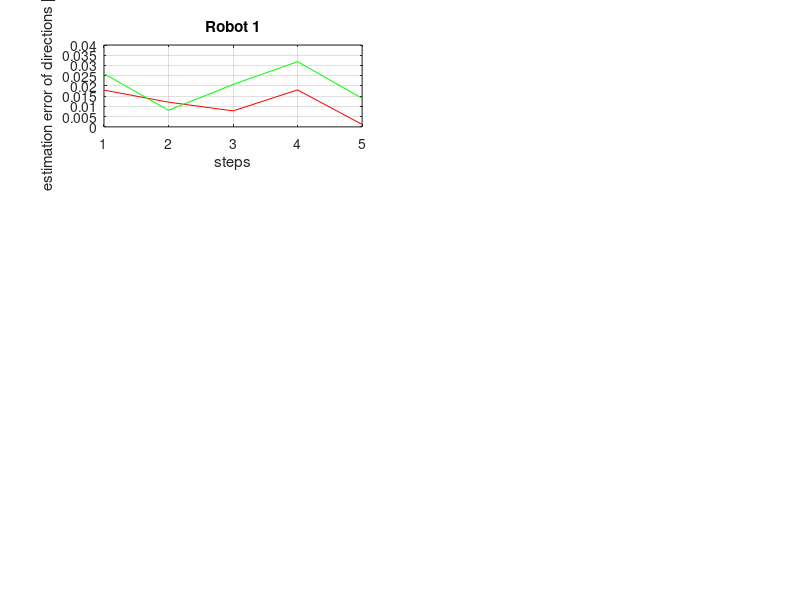

The MATLAB script that drew this image: (Note: this script raises an error after producing the figure.)
%PLOT_RESULTS Plots the estimation error of the robots and the ball.
%   Detailed explanation goes here  


% Initialisierung

    clf;

% Create a txt-File with data from robots and the estimation

    load('error', 'steps');
    load('error', 'RobotStep');
    load('error', 'RobotStep_e');
    load('error', 'BallStep');
    load('error', 'BallStep_e');


% Calculation of error for every Robot and the ball

    for s=1:steps
        for i=1:8
            Robot = RobotStep(s,1,i);
            Robot_e = RobotStep_e(s,1,i);
         
            e_x(i,s) = abs(Robot.x-Robot_e.x);
            e_y(i,s) = abs(Robot.y-Robot_e.y);
            e_dir(i,s) = abs(Robot.dir-Robot_e.dir);
        end
        % Calculation of error for the ball
        Ball = BallStep(s);
        Ball_e = BallStep_e(s);
        
        e_x(9,s) = abs(Ball.x-Ball_e.x);
        e_y(9,s) = abs(Ball.y-Ball_e.y);
        e_dir(9,s) = abs(Ball.dir-Ball_e.dir);
    end





% Plot of the estimation error of the robots

%   pcolor(1) = 'r';
%   pcolor(2) = 'g';
%   pcolor(3) = 'b';
%   pcolor(4) = 'k';

    x = linspace(1, steps, steps);

    for j=1:8
        if (j<=4)
            figure(1);
            i = j;
        else
            figure(2);
            i = j-4;
        end
        subplot(4,2,2*i-1);
        plot(x, e_x(j,:), 'r');
        hold on;
        plot(x, e_y(j,:), 'g');
        grid on;
        titleString = ['Robot ' num2str(j)];
        title(titleString);
        if ((j==1) || (j==5))
            xlabel('steps');
            ylabel('estimation error of directions [m]');
            legend('direction x', 'direction y', 0);
        end
    
        subplot(4,2,2*i);
        plot(x, e_dir(j,:), 'b');
        grid on;
        titleString = ['Robot ' num2str(j)];
        title(titleString);
        if ((j==1) || (j==5))
            xlabel('steps');
            ylabel('estimation error of angle [rad]');
            legend('Angle phi', 0);
        end
    end
    
    
% Plot of the estimation error of the ball

    figure(3);
    
    subplot(1,2,1);
    plot(x, e_x(9,:), 'r');
    hold on;
    plot(x, e_y(9,:), 'g');
    grid on;
    title('Ball');
    xlabel('steps');
    ylabel('estimation error of directions [m]');
    legend('Direction x', 'Direction y');
    
    subplot(1,2,2);
    plot(x, e_dir(9,:), 'b');
    grid on;
    title('Ball');
    xlabel('steps');
    ylabel('estimation error of angle [rad]');
    legend('Angle phi');
    